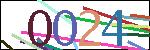
#> input picture recognize_img/img/0024.jpg, 150 x 50 px, given as the content of the folder ./img_test, which was not available
$ python pytesser_pre.py
#> lines starting #> are read from the running program, lines starting #| are printed output that depends on the picture; pictures that were not available may be replaced by others from this repository, and a replacement may not be noted
#> further down, image is the input picture: shape (50, 150, 3); mean B, G, R 196.5, 193.2, 196
#-*-coding:utf-8 -*-
from __future__ import division
import cv2
import math
from pytesser import *
import os
import re


def del_noise(im_cut):
    ''' variable：bins：灰度直方图bin的数目
                  num_gray:像素间隔
        method：1.找到灰度直方图中像素第二多所对应的像素，即second_max,因为图像空白处比较多所以第一多的应该是空白，第二多的才是我们想要的内容。
                2.计算mode
                3.除了在mode+-一定范围内的，全部变为空白。
    '''
    bins = 16
    num_gray = math.ceil(256 / bins)
    hist = cv2.calcHist([im_cut], [0], None, [bins], [0, 256])
    lists = []
    for i in range(len(hist)):
        # print hist[i][0]
        lists.append(hist[i][0])
    second_max = sorted(lists)[-2]
    bins_second_max = lists.index(second_max)

    mode = (bins_second_max + 0.5) * num_gray

    for i in range(len(im_cut)):
        for j in range(len(im_cut[0])):
            if im_cut[i][j] < mode - 15 or im_cut[i][j] > mode + 15:
                # print im_cut[i][j]
                im_cut[i][j] = 255
    return im_cut


# [56 lines left out: function replace_text, not called in this run]


def predict(image, img_name):
    # image = cv2.imread('./img/8.jpg')
#> called with img_name = '0024'
    im = cv2.cvtColor(image, cv2.COLOR_BGR2GRAY)
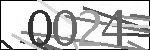
#> im: shape (50, 150); min 0, max 255, mean 194.4
    # im_cut_real = im[8:47, 28:128]

    im_cut_1 = im[8:47, 28:52]
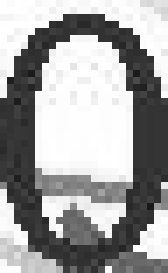
#> im_cut_1: shape (39, 24) (shown 7 times larger); min 24, max 255, mean 161
    im_cut_2 = im[8:47, 52:77]
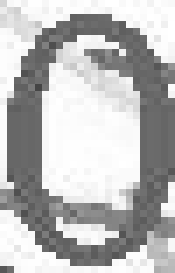
#> im_cut_2: shape (39, 25) (shown 7 times larger); min 69, max 255, mean 185.4
    im_cut_3 = im[8:47, 77:103]
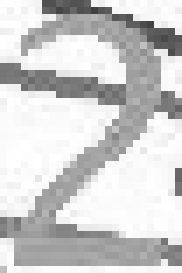
#> im_cut_3: shape (39, 26) (shown 7 times larger); min 64, max 255, mean 206.3
    im_cut_4 = im[8:47, 101:128]
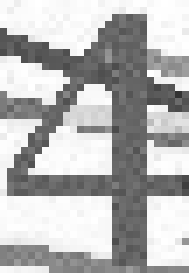
#> im_cut_4: shape (39, 27) (shown 7 times larger); min 51, max 255, mean 181.9

    im_cut = [im_cut_1, im_cut_2, im_cut_3, im_cut_4]
    pre_text = []
    for i in range(4):
        im_temp = del_noise(im_cut[i])
        # cv2.imshow(str(i), im_temp)
        im_result = Image.fromarray(im_temp.astype('uint8'))
        text = image_to_string(im_result)
        text_rep = replace_text(text)
        pre_text.append(text_rep)
#> this loop made 1 pass
#> hist in del_noise on pass 1: [0, 6, 67, 253, 25, 4, 32, 23, 26, 7, 1, 4, 16, 11, 36, 425]
#> pass 1, in predict, `im_temp = del_noise(im_cut[i])`:
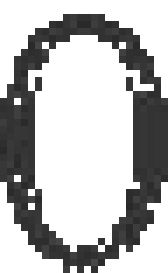
#> im_temp: shape (39, 24) (shown 7 times larger); min 41, max 255, mean 185
#> after the loop, pre_text = []
    # print pre_text
    pre_text = ''.join(pre_text)
    if pre_text != img_name:
        print('label:%s'%(img_name),'predict:%s'%(pre_text),'\t','false')
        return 0
    else:
        print('label:%s'%(img_name),'predict:%s'%(pre_text))
        return 1

if __name__ == '__main__':
    img_dir = './img_test'
    img_name = os.listdir(img_dir)  # 列出文件夹下所有的目录与文件
    right = 0
    for i in range(len(img_name)):
        path = os.path.join(img_dir, img_name[i])
        image = cv2.imread(path)
        name_list = list(img_name[i])[:4]
        name = ''.join(name_list)
#> (the run stopped early here; a loop or call above may not have finished)
